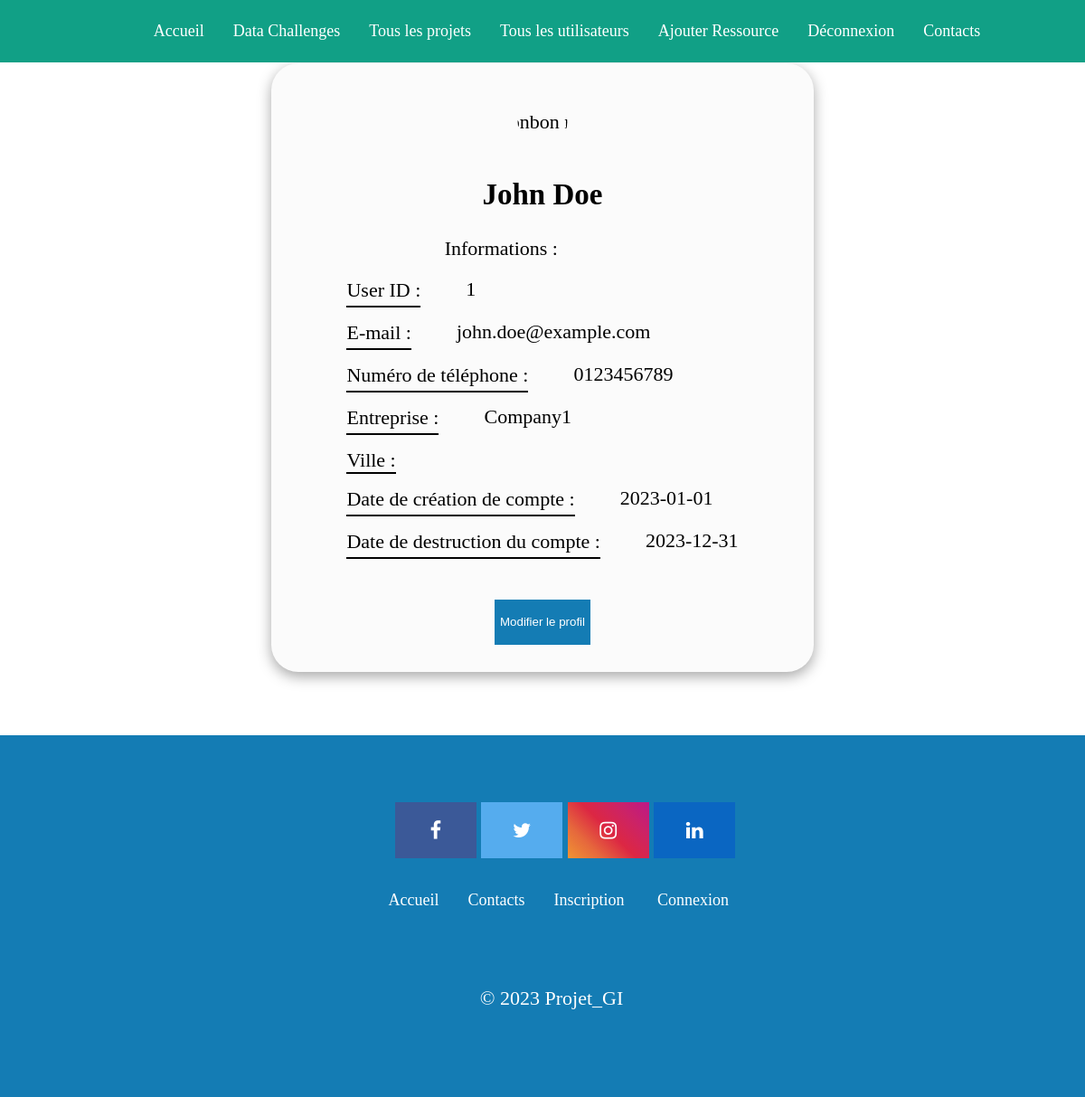
The page /php/profile_gestionnaire.php (signed in) on the database its author committed.
### tables this page shows
CREATE TABLE Utilisateurs (
    ID INT AUTO_INCREMENT PRIMARY KEY,
    Nom VARCHAR(255),
    Prenom VARCHAR(255),
    Entreprise VARCHAR(255),
    Telephone VARCHAR(255),
    Email VARCHAR(255),
    DateDebut DATE,
    DateFin DATE,
    MotDePasse VARCHAR(255),
    Role ENUM('Admin', 'Gestionnaire', 'Etudiant'),
    Niveau ENUM('L1','L2','L3','M1','M2','D'),
    Ecole VARCHAR(255),
    Ville VARCHAR(255)
);

### public/php/profile_gestionnaire.php (the view, shortened to what this page needs)
<?php
    include('header.php');
    $db = new Database();
    $con = $db->connect();
    $stmt = $con->prepare('SELECT * FROM Utilisateurs WHERE ID = ?');
    $id = $_SESSION['user_id'];
    $stmt->bind_param("i", $id);
    $stmt->execute();
    $stmt->bind_result($id, $nom, $prenom, $entreprise, $telephone, $email, $dateDebut, $dateFin, $mdp, $role, $niveau, $ecole, $ville);
?>
<!DOCTYPE html >
<html xml:lang="fr" lang="fr">
<head>
    <link href="../css/stylle.css" rel="stylesheet" />
    <link href="../css/profile.css" rel="stylesheet" />
</head>
<body>
    <img src="https://img.freepik.com/vecteurs-libre/homme-affaires-caractere-avatar-isole_24877-60111.jpg?w=360" class="Avatar" alt="bonbon miel">
    <div class="card_profil">
        <h2 id="identite"> <?= $prenom.' '.$nom?></h2>
        <div id="info">Informations :</div>
        <div id="Information">
            <div class="row">
                <div class="label_profil">
                    <label>User ID :</label>
                </div>
                <div class="info_profil">
                    <p><?= $id ?></p>
                </div>
            </div>
            <div class="row">
                <div class="label_profil">
                    <label>E-mail :</label>
                </div>
                <div class="info_profil">
                    <p><?= $email ?></p>
                </div>
            </div>
            <div class="row">
                <div class="label_profil">
                    <label>Numéro de téléphone :</label>
                </div>
                <div class="info_profil">
                    <p><?= $telephone ?></p>
                </div>
            </div>
            <div class="row">
                <div class="label_profil">
                    <label>Entreprise :</label>
                </div>
                <div class="info_profil">
                    <p><?= $entreprise ?></p>
                </div>
            </div>
            <div class="row">
                <div class="label_profil">
                    <label>Ville :</label>
                </div>
            </div>
            <div class="row">
                <div class="label_profil">
                    <label>Date de création de compte :</label>
                </div>
                <div class="info_profil">
                    <p> <?= $dateDebut ?></p>
                </div>
            </div>
            <div class="row">
                <div class="label_profil">
                    <label>Date de destruction du compte :</label>
                </div>
                <div class="info_profil">
                    <p> <?= $dateFin ?></p>
                </div>
            </div>
        </div>
        <button onclick="window.location.href = 'update_gestionnaire.php';" id="update">Modifier le profil</button>
    </div>
    <?php
	include ('footer.php');
	?>
</body>
</html>

### public/css/stylle.css (style rules this page uses)
body { font-family: 'Aboreto';font-size: 22px; width: 100%; margin: 70px auto; background-color: #ffffff; display: grid; grid-template: "header " auto "main " 1fr "footer " auto; }
.avatar { clip-path: circle(30%); max-width: fit-content; max-height: fit-content; }

### public/css/profile.css (style rules this page uses)
body { background-image: url(https://png.pngtree.com/background/20210715/original/pngtree-abstract-white-geometric-volume-hexagonal-decorative-background-in-minimalist-style-picture-image_1329186.jpg); background-size: cover; }
.card_profil { background-color: #fbfbfb; border-radius: 30px; width: 50%; place-self: center; place-content: center; display:grid; padding-top: 100px; box-shadow: rgba(0, 0, 0, 0.35) 0px 5px 15px; padding-bottom: 30px; margin-bottom: 50px; }
#Information { display:grid; place-content: center; }
.row { display:flex; }
.label_profil { margin-right: 50px; border-bottom: solid 2px black; margin-bottom: 15px; }
.info_profil { margin-top: -23px; }
#update { height: 50px; border:none; display:block; color: white; background-color: #147cb4; width: max-content; margin-top: 30px; place-self: center; }
#identite { text-align: center; }
#info { margin-left: 25%; margin-bottom: 20px; }
.Avatar { place-self: center; margin-bottom: -130px; }

### rows shown on the page
utilisateurs: Prenom "John", Nom "Doe", ID "1", Email "john.doe@example.com", Telephone "0123456789", Entreprise "Company1", DateDebut "2023-01-01", DateFin "2023-12-31"
